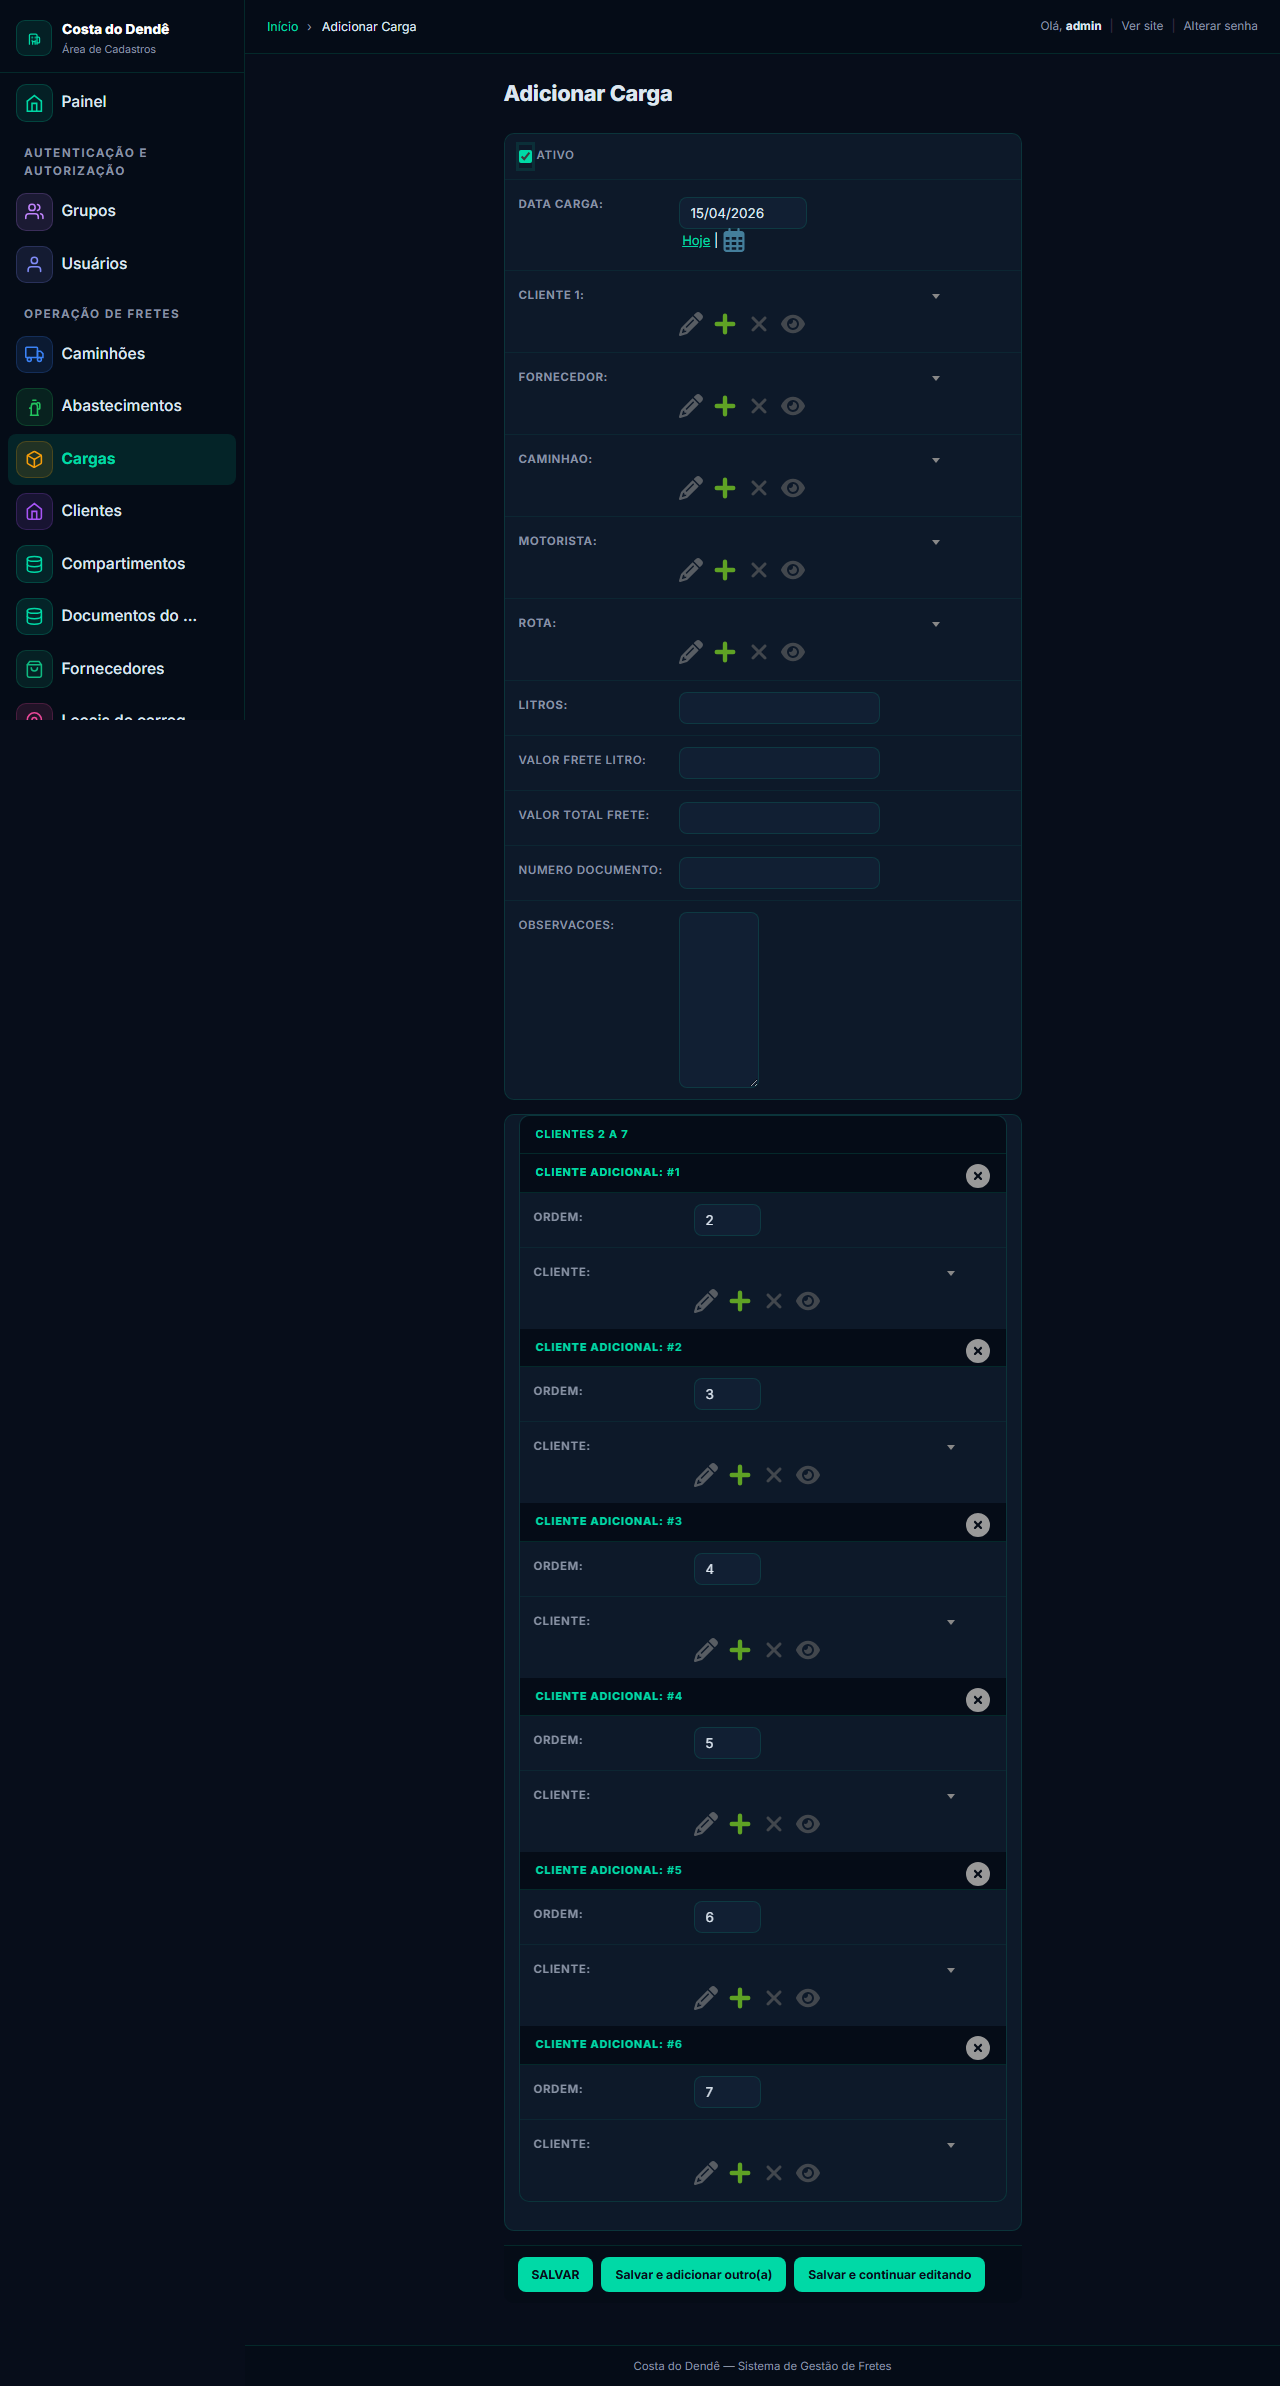

The Python source for this figure:
import os

os.environ.setdefault('DJANGO_SETTINGS_MODULE', 'config.settings')
import django

django.setup()

from django.conf import settings
from django.contrib.auth import get_user_model
from django.contrib.sessions.backends.db import SessionStore

User = get_user_model()
user = User.objects.filter(is_superuser=True).first()
if not user:
    raise SystemExit('No superuser found')

session = SessionStore()
session['_auth_user_id'] = str(user.pk)
session['_auth_user_backend'] = 'django.contrib.auth.backends.ModelBackend'
session['_auth_user_hash'] = user.get_session_auth_hash()
session.save()

from playwright.sync_api import sync_playwright

BASE_URL = 'http://127.0.0.1:8000'

with sync_playwright() as p:
    browser = p.chromium.launch(headless=True)
    context = browser.new_context()
    context.add_cookies([{
        'name': settings.SESSION_COOKIE_NAME,
        'value': session.session_key,
        'domain': '127.0.0.1',
        'path': '/',
        'httpOnly': True,
        'secure': False,
        'sameSite': 'Lax',
    }])
    page = context.new_page()
    page.set_default_timeout(15000)
    logs = []
    errs = []
    page.on('console', lambda msg: logs.append(f'{msg.type}: {msg.text}'))
    page.on('pageerror', lambda err: errs.append(str(err)))

    resp = page.goto(f'{BASE_URL}/admin/fretes/carga/add/', wait_until='domcontentloaded')
    page.wait_for_timeout(1200)

    html = page.content()
    print('resp_status', resp.status if resp else None)
    print('resp_url', resp.url if resp else None)
    print('url', page.url)
    print('title', page.title())
    print('content_len', len(html))
    print('html_preview', repr(html[:180]))
    print('has_adm_shell', 'adm-shell' in html)
    print('has_sidebar', 'adm-sb' in html)
    print('has_content_main', 'content-main' in html)
    print('console_count', len(logs))
    for line in logs[:12]:
        print('console', line)
    print('pageerror_count', len(errs))
    for line in errs[:12]:
        print('pageerror', line)

    page.screenshot(path='tmp_diag_blank_carga.png', full_page=True)
    browser.close()
